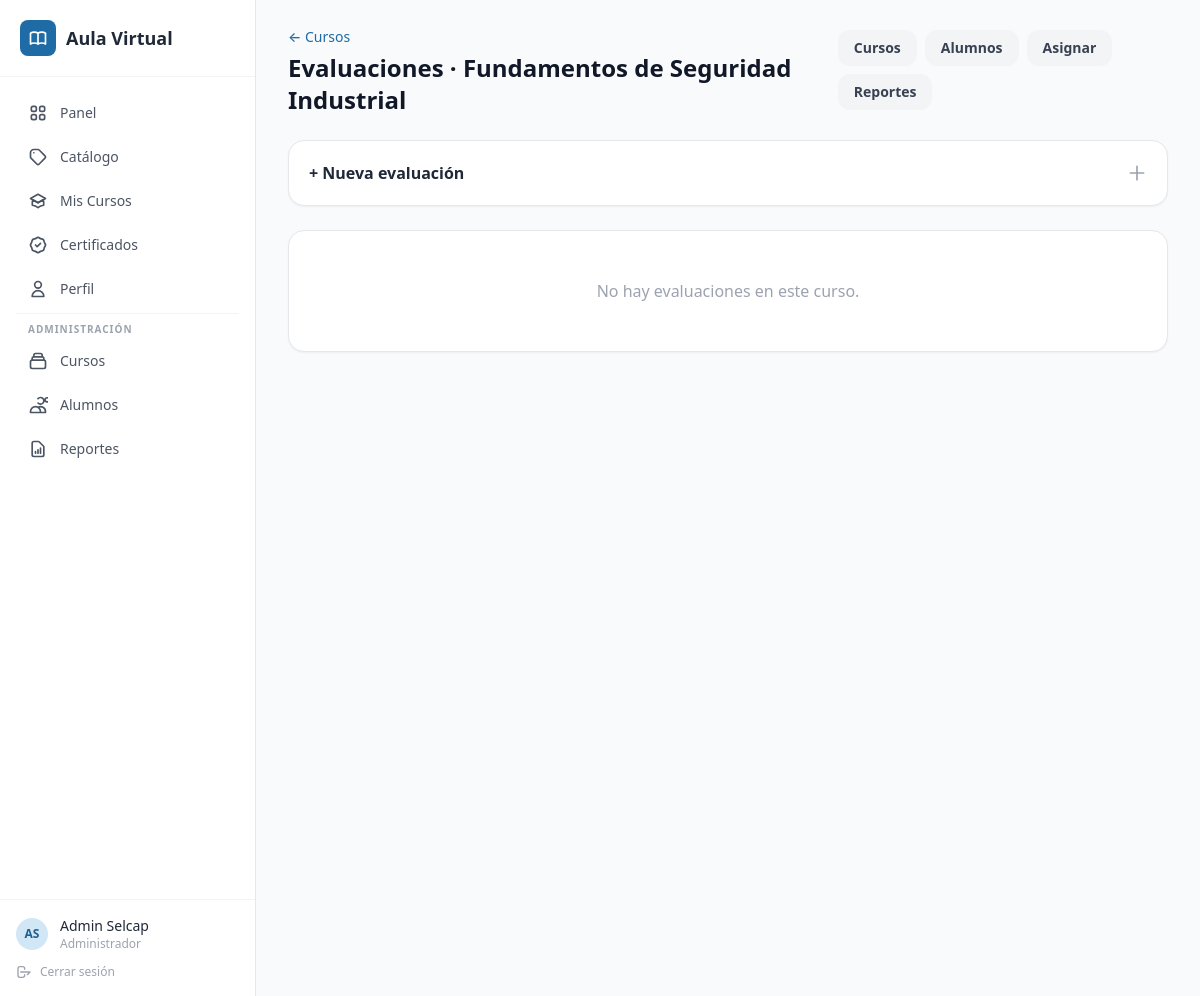
/admin/evaluations.php?course_id=1 (signed in), run on the app's committed database.
### tables this page shows
CREATE TABLE users (
    id INT AUTO_INCREMENT PRIMARY KEY,
    email VARCHAR(255) NOT NULL UNIQUE,
    password_hash VARCHAR(255) NOT NULL,
    first_name VARCHAR(100) NOT NULL,
    last_name VARCHAR(100) NOT NULL,
    role ENUM('admin','student') DEFAULT 'student',
    is_active TINYINT(1) DEFAULT 1,
    created_at TIMESTAMP DEFAULT CURRENT_TIMESTAMP
);

CREATE TABLE courses (
    id INT AUTO_INCREMENT PRIMARY KEY,
    title VARCHAR(255) NOT NULL,
    description TEXT,
    thumbnail_url VARCHAR(500),
    sku VARCHAR(100) UNIQUE,
    is_sequential TINYINT(1) DEFAULT 0,
    passing_grade INT DEFAULT 70,
    status ENUM('draft','published','archived') DEFAULT 'published',
    created_at TIMESTAMP DEFAULT CURRENT_TIMESTAMP
);

### includes/auth.php (called while the page is built, shortened)
<?php
require_once __DIR__ . '/config.php';
function isLoggedIn(): bool {
    return isset($_SESSION['user_id']);
}
function currentUser(): ?array {
    try {
        $stmt = db()->prepare('SELECT id, email, first_name, last_name, role FROM users WHERE id = ? AND is_active = 1');
        $stmt->execute([$_SESSION['user_id']]);
        return $stmt->fetch() ?: null;
    } catch (PDOException $e) {
        return null;
    }
}

### includes/config.php (called while the page is built, shortened)
<?php
function db(): PDO {
    static $pdo = null;
    if ($pdo === null) {
        $dsn = sprintf('mysql:host=%s;dbname=%s;charset=%s', DB_HOST, DB_NAME, DB_CHARSET);
        $pdo = new PDO($dsn, DB_USER, DB_PASS, [
            PDO::ATTR_ERRMODE => PDO::ERRMODE_EXCEPTION,
            PDO::ATTR_DEFAULT_FETCH_MODE => PDO::FETCH_ASSOC,
            PDO::ATTR_EMULATE_PREPARES => false,
        ]);
    }
    return $pdo;
}

### admin/evaluations.php (the view, shortened to what this page needs)
<?php
require_once __DIR__ . '/../includes/auth.php';
$pdo = db();
$courseId = (int)($_GET['course_id'] ?? 0);
$course = null;
if ($courseId) {
    $cStmt = $pdo->prepare('SELECT * FROM courses WHERE id=?');
    $cStmt->execute([$courseId]);
    $course = $cStmt->fetch();
}
$evaluations = [];
if ($courseId) {
    $evalsStmt = $pdo->prepare("SELECT e.*, s.title as section_title FROM evaluations e LEFT JOIN sections s ON e.section_id=s.id WHERE e.course_id=? ORDER BY e.sort_order");
    $evalsStmt->execute([$courseId]);
    $evaluations = $evalsStmt->fetchAll();
}
$currentPage = 'evaluaciones';
require __DIR__ . '/../includes/header.php';
?>
<div class="flex items-center justify-between mb-6">
  <div>
    <?php if ($course): ?>
      <a href="<?= BASE_URL ?>/admin/courses.php" class="text-sm text-selcap-600 font-medium hover:underline">← Cursos</a>
      <h1 class="text-2xl font-extrabold text-gray-900 mt-1">Evaluaciones · <?= htmlspecialchars($course['title']) ?></h1>
    <?php else: ?>
      <h1 class="text-2xl font-extrabold text-gray-900">Evaluaciones</h1>
      <p class="text-sm text-gray-400">Seleccioná un curso desde <a href="<?= BASE_URL ?>/admin/courses.php" class="text-selcap-600 hover:underline">Cursos</a></p>
    <?php endif; ?>
  </div>
  <div class="flex items-center gap-2 text-sm flex-wrap">
    <a href="<?= BASE_URL ?>/admin/courses.php" class="bg-gray-100 hover:bg-gray-200 text-gray-700 px-4 py-2 rounded-xl font-semibold transition-colors">Cursos</a>
    <a href="<?= BASE_URL ?>/admin/alumnos.php" class="bg-gray-100 hover:bg-gray-200 text-gray-700 px-4 py-2 rounded-xl font-semibold transition-colors">Alumnos</a>
    <a href="<?= BASE_URL ?>/admin/asignar.php" class="bg-gray-100 hover:bg-gray-200 text-gray-700 px-4 py-2 rounded-xl font-semibold transition-colors">Asignar</a>
    <a href="<?= BASE_URL ?>/admin/reportes.php" class="bg-gray-100 hover:bg-gray-200 text-gray-700 px-4 py-2 rounded-xl font-semibold transition-colors">Reportes</a>
  </div>
</div>
<?php if ($course): ?>
<details class="bg-white rounded-2xl shadow-sm border border-gray-200 mb-6 group">
  <summary class="p-5 cursor-pointer list-none flex items-center justify-between select-none">
    <h2 class="font-bold text-gray-800">+ Nueva evaluación</h2>
    <svg class="w-5 h-5 text-gray-400 group-open:rotate-45 transition-transform" fill="none" viewBox="0 0 24 24" stroke="currentColor"><path stroke-linecap="round" stroke-linejoin="round" stroke-width="2" d="M12 4v16m8-8H4"/></svg>
  </summary>
</details>
<?php if (empty($evaluations)): ?>
  <div class="bg-white rounded-2xl shadow-sm border border-gray-200 p-12 text-center text-gray-400">No hay evaluaciones en este curso.</div>
<?php endif; ?>
<?php else: ?>
  <div class="bg-white rounded-2xl shadow-sm border border-gray-200 p-12 text-center text-gray-400">
    Seleccioná un curso desde <a href="<?= BASE_URL ?>/admin/courses.php" class="text-selcap-600 font-semibold hover:underline">Cursos</a> para gestionar sus evaluaciones.
  </div>
<?php endif; ?>
<?php require __DIR__ . '/../includes/footer.php'; ?>

### includes/header.php (shortened to what this page needs)
<?php
require_once __DIR__ . '/auth.php';
$user = currentUser();
$isAdmin = $user && $user['role'] === 'admin';
$currentPage = $currentPage ?? '';
?>
<!DOCTYPE html>
<html lang="es">
<head>
  <script src="https://cdn.tailwindcss.com"></script>
</head>
<body class="bg-neutral-50 min-h-screen">
<div class="flex min-h-screen">
  <aside class="w-64 bg-white border-r border-neutral-200 hidden lg:flex flex-col shrink-0">
    <div class="p-5 border-b border-neutral-100">
      <a href="<?= BASE_URL ?>/dashboard.php" class="flex items-center gap-2.5 no-underline">
        <div class="w-9 h-9 bg-primary-600 rounded-lg flex items-center justify-center">
        </div>
        <span class="font-bold text-neutral-800 text-lg">Aula Virtual</span>
      </a>
    </div>
    <nav class="flex-1 p-4 space-y-1">
      <a href="<?= BASE_URL ?>/dashboard.php" class="flex items-center gap-3 px-3 py-2.5 rounded-lg text-sm font-medium transition-colors
        <?= $currentPage === 'dashboard' ? 'bg-primary-50 text-primary-600' : 'text-neutral-600 hover:bg-neutral-100' ?>">
        Panel
      </a>
      <a href="<?= BASE_URL ?>/catalogo.php" class="flex items-center gap-3 px-3 py-2.5 rounded-lg text-sm font-medium transition-colors
        <?= $currentPage === 'catalogo' ? 'bg-primary-50 text-primary-600' : 'text-neutral-600 hover:bg-neutral-100' ?>">
        <svg class="w-5 h-5" fill="none" viewBox="0 0 24 24" stroke="currentColor"><path stroke-linecap="round" stroke-linejoin="round" stroke-width="2" d="M7 7h.01M7 3h5c.512 0 1.024.195 1.414.586l7 7a2 2 0 010 2.828l-7 7a2 2 0 01-2.828 0l-7-7A1.994 1.994 0 013 12V7a4 4 0 014-4z"/></svg>
        Catálogo
      </a>
      <a href="<?= BASE_URL ?>/mis-cursos.php" class="flex items-center gap-3 px-3 py-2.5 rounded-lg text-sm font-medium transition-colors
        <?= $currentPage === 'mis-cursos' ? 'bg-primary-50 text-primary-600' : 'text-neutral-600 hover:bg-neutral-100' ?>">
        Mis Cursos
      </a>
      <a href="<?= BASE_URL ?>/certificados.php" class="flex items-center gap-3 px-3 py-2.5 rounded-lg text-sm font-medium transition-colors
        <?= $currentPage === 'certificados' ? 'bg-primary-50 text-primary-600' : 'text-neutral-600 hover:bg-neutral-100' ?>">
        Certificados
      </a>
      <a href="<?= BASE_URL ?>/perfil.php" class="flex items-center gap-3 px-3 py-2.5 rounded-lg text-sm font-medium transition-colors
        <?= $currentPage === 'perfil' ? 'bg-primary-50 text-primary-600' : 'text-neutral-600 hover:bg-neutral-100' ?>">
        <svg class="w-5 h-5" fill="none" viewBox="0 0 24 24" stroke="currentColor"><path stroke-linecap="round" stroke-linejoin="round" stroke-width="2" d="M16 7a4 4 0 11-8 0 4 4 0 018 0zM12 14a7 7 0 00-7 7h14a7 7 0 00-7-7z"/></svg>
        Perfil
      </a>
      <?php if ($isAdmin): ?>
      <div class="border-t border-neutral-100 my-2 pt-2">
        <p class="px-3 text-[10px] text-neutral-400 mb-1 uppercase tracking-widest font-semibold">Administración</p>
      </div>
      <a href="<?= BASE_URL ?>/admin/courses.php" class="flex items-center gap-3 px-3 py-2.5 rounded-lg text-sm font-medium transition-colors
        <?= $currentPage === 'cursos' ? 'bg-primary-50 text-primary-600' : 'text-neutral-600 hover:bg-neutral-100' ?>">
        <svg class="w-5 h-5" fill="none" viewBox="0 0 24 24" stroke="currentColor"><path stroke-linecap="round" stroke-linejoin="round" stroke-width="2" d="M19 11H5m14 0a2 2 0 012 2v6a2 2 0 01-2 2H5a2 2 0 01-2-2v-6a2 2 0 012-2m14 0V9a2 2 0 00-2-2M5 11V9a2 2 0 012-2m0 0V5a2 2 0 012-2h6a2 2 0 012 2v2M7 7h10"/></svg>
        Cursos
      </a>
      <a href="<?= BASE_URL ?>/admin/alumnos.php" class="flex items-center gap-3 px-3 py-2.5 rounded-lg text-sm font-medium transition-colors
        <?= $currentPage === 'alumnos' ? 'bg-primary-50 text-primary-600' : 'text-neutral-600 hover:bg-neutral-100' ?>">
        <svg class="w-5 h-5" fill="none" viewBox="0 0 24 24" stroke="currentColor"><path stroke-linecap="round" stroke-linejoin="round" stroke-width="2" d="M12 4.354a4 4 0 110 5.292M15 21H3v-1a6 6 0 0112 0v1zm0 0h6v-1a6 6 0 00-9-5.197m13.5-9a2.5 2.5 0 11-5 0 2.5 2.5 0 015 0z"/></svg>
        Alumnos
      </a>
      <a href="<?= BASE_URL ?>/admin/reportes.php" class="flex items-center gap-3 px-3 py-2.5 rounded-lg text-sm font-medium transition-colors
        <?= $currentPage === 'reportes' ? 'bg-primary-50 text-primary-600' : 'text-neutral-600 hover:bg-neutral-100' ?>">
        <svg class="w-5 h-5" fill="none" viewBox="0 0 24 24" stroke="currentColor"><path stroke-linecap="round" stroke-linejoin="round" stroke-width="2" d="M9 17v-2m3 2v-4m3 4v-6m2 10H7a2 2 0 01-2-2V5a2 2 0 012-2h5.586a1 1 0 01.707.293l5.414 5.414a1 1 0 01.293.707V19a2 2 0 01-2 2z"/></svg>
        Reportes
      </a>
      <?php endif; ?>
    </nav>
    <div class="p-4 border-t border-neutral-100">
      <div class="flex items-center gap-3 mb-3">
        <div class="w-8 h-8 rounded-full bg-primary-100 flex items-center justify-center text-primary-700 font-bold text-xs">
          <?= strtoupper(substr($user['first_name'] ?? 'U', 0, 1) . substr($user['last_name'] ?? '', 0, 1)) ?>
        </div>
        <div class="min-w-0">
          <p class="text-sm font-medium text-neutral-800 truncate"><?= htmlspecialchars(($user['first_name'] ?? '') . ' ' . ($user['last_name'] ?? '')) ?></p>
          <p class="text-xs text-neutral-400"><?= $isAdmin ? 'Administrador' : 'Estudiante' ?></p>
        </div>
      </div>
      <a href="<?= BASE_URL ?>/logout.php" class="flex items-center gap-2 text-xs text-neutral-400 hover:text-red-500 transition-colors">
        <svg class="w-4 h-4" fill="none" viewBox="0 0 24 24" stroke="currentColor"><path stroke-linecap="round" stroke-linejoin="round" stroke-width="2" d="M17 16l4-4m0 0l-4 4m4-4H7m6 4v1a3 3 0 01-3 3H6a3 3 0 01-3-3V7a3 3 0 013-3h4a3 3 0 013 3v1"/></svg>
        Cerrar sesión
      </a>
    </div>
  </aside>
  <div class="flex-1 lg:ml-0 mt-14 lg:mt-0">
    <main class="max-w-5xl mx-auto px-4 lg:px-8 py-6">

### includes/header.php (style rules this page uses)
body { font-family: system-ui, -apple-system, sans-serif; }

### data on the page
users: first_name+last_name "AS", first_name+last_name "Admin Selcap"
courses: title "Fundamentos de Seguridad Industrial"
